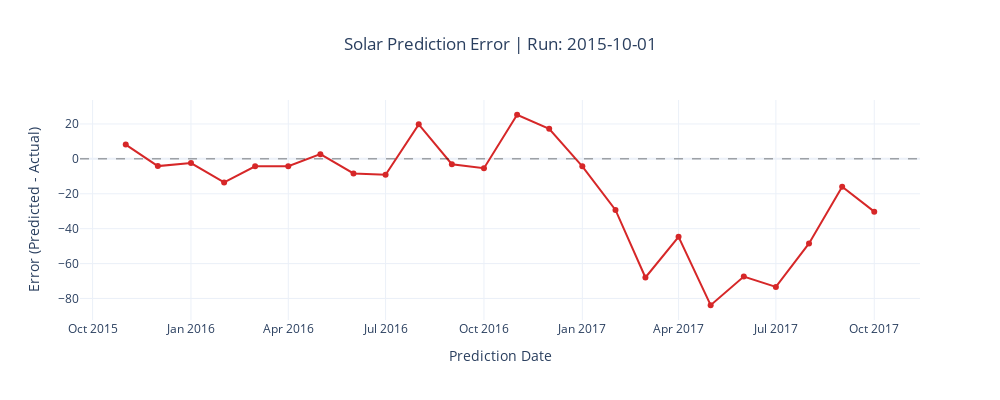
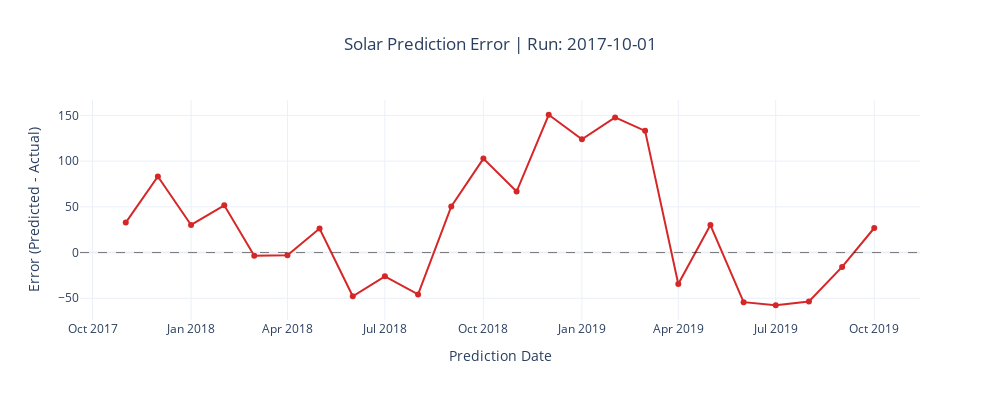
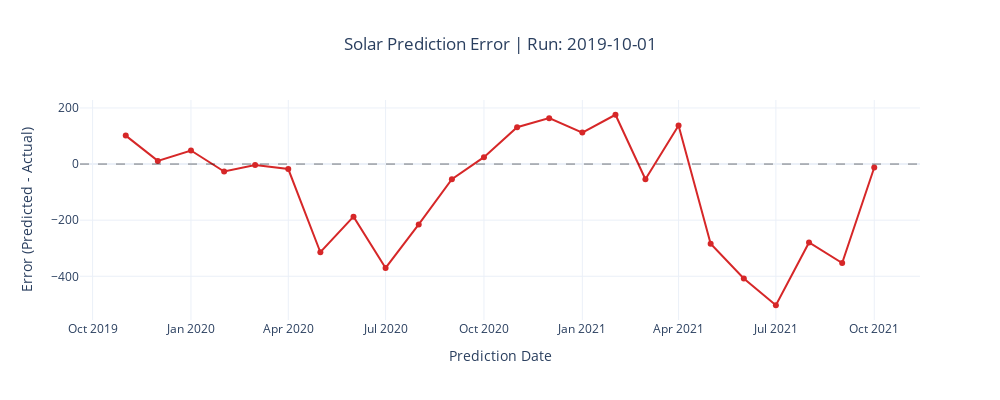
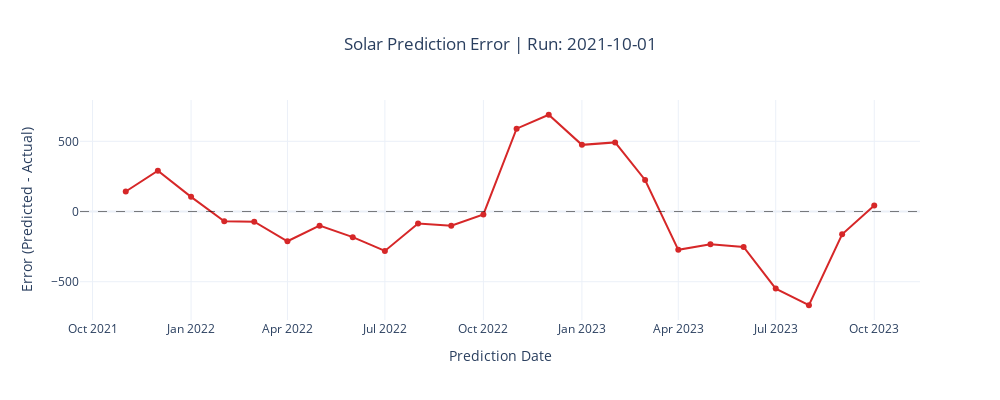

Here is the notebook cell these charts were saved with, in order:
### Code cell
plot_split_errors_plotly(all_errors_df)
